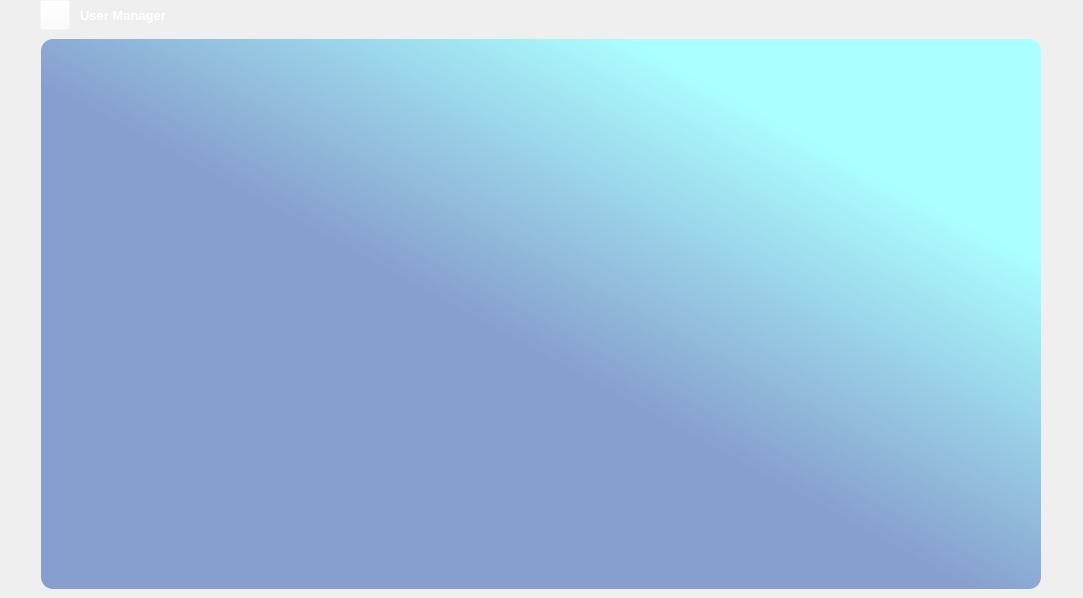
            <widget class="QWidget" name="page">
             <layout class="QVBoxLayout" name="verticalLayout_41">
              <property name="spacing">
               <number>0</number>
              </property>
              <property name="leftMargin">
               <number>0</number>
              </property>
              <property name="topMargin">
               <number>0</number>
              </property>
              <property name="rightMargin">
               <number>0</number>
              </property>
              <property name="bottomMargin">
               <number>0</number>
              </property>
              <item>
               <widget class="QWidget" name="widget_46" native="true">
                <property name="minimumSize">
                 <size>
                  <width>230</width>
                  <height>0</height>
                 </size>
                </property>
                <property name="maximumSize">
                 <size>
                  <width>16777215</width>
                  <height>720</height>
                 </size>
                </property>
                <property name="styleSheet">
                 <string notr="true"/>
                </property>
                <layout class="QVBoxLayout" name="verticalLayout_20">
                 <property name="spacing">
                  <number>0</number>
                 </property>
                 <property name="leftMargin">
                  <number>0</number>
                 </property>
                 <property name="topMargin">
                  <number>0</number>
                 </property>
                 <property name="rightMargin">
                  <number>0</number>
                 </property>
                 <property name="bottomMargin">
                  <number>0</number>
                 </property>
                 <item>
                  <widget class="QWidget" name="widget_47" native="true">
                   <property name="minimumSize">
                    <size>
                     <width>0</width>
                     <height>30</height>
                    </size>
                   </property>
                   <layout class="QHBoxLayout" name="horizontalLayout_15">
                    <property name="spacing">
                     <number>0</number>
                    </property>
                    <property name="leftMargin">
                     <number>0</number>
                    </property>
                    <property name="topMargin">
                     <number>0</number>
                    </property>
                    <property name="rightMargin">
                     <number>0</number>
                    </property>
                    <property name="bottomMargin">
                     <number>0</number>
                    </property>
                    <item>
                     <widget class="QWidget" name="widget_117" native="true">
                      <property name="minimumSize">
                       <size>
                        <width>0</width>
                        <height>30</height>
                       </size>
                      </property>
                      <property name="maximumSize">
                       <size>
                        <width>16777215</width>
                        <height>30</height>
                       </size>
                      </property>
                      <property name="styleSheet">
                       <string notr="true">background-color: rgba(255, 255, 255, 0)
</string>
                      </property>
                      <widget class="QPushButton" name="pushButton_12">
                       <property name="geometry">
                        <rect>
                         <x>40</x>
                         <y>0</y>
                         <width>30</width>
                         <height>30</height>
                        </rect>
                       </property>
                       <property name="cursor">
                        <cursorShape>PointingHandCursor</cursorShape>
                       </property>
                       <property name="styleSheet">
                        <string notr="true"/>
                       </property>
                       <property name="text">
                        <string/>
                       </property>
                       <property name="icon">
                        <iconset>
                         <normaloff>Image/Group 4.png</normaloff>Image/Group 4.png</iconset>
                       </property>
                       <property name="iconSize">
                        <size>
                         <width>30</width>
                         <height>30</height>
                        </size>
                       </property>
                      </widget>
                      <widget class="QLabel" name="label_106">
                       <property name="geometry">
                        <rect>
                         <x>80</x>
                         <y>0</y>
                         <width>221</width>
                         <height>30</height>
                        </rect>
                       </property>
                       <property name="font">
                        <font>
                         <pointsize>10</pointsize>
                         <weight>75</weight>
                         <bold>true</bold>
                        </font>
                       </property>
                       <property name="styleSheet">
                        <string notr="true">color: rgb(255, 255, 255)</string>
                       </property>
                       <property name="text">
                        <string>User Manager</string>
                       </property>
                      </widget>
                     </widget>
                    </item>
                   </layout>
                  </widget>
                 </item>
                 <item>
                  <widget class="QWidget" name="widget_48" native="true">
                   <property name="minimumSize">
                    <size>
                     <width>101</width>
                     <height>519</height>
                    </size>
                   </property>
                   <layout class="QHBoxLayout" name="horizontalLayout_21">
                    <item>
                     <spacer name="horizontalSpacer_19">
                      <property name="orientation">
                       <enum>Qt::Horizontal</enum>
                      </property>
                      <property name="sizeHint" stdset="0">
                       <size>
                        <width>32</width>
                        <height>20</height>
                       </size>
                      </property>
                     </spacer>
                    </item>
                    <item>
                     <widget class="QListWidget" name="listWidget_2">
                      <property name="minimumSize">
                       <size>
                        <width>1000</width>
                        <height>550</height>
                       </size>
                      </property>
                      <property name="maximumSize">
                       <size>
                        <width>1000</width>
                        <height>550</height>
                       </size>
                      </property>
                      <property name="styleSheet">
                       <string notr="true">#listWidget_2{
background-color: qlineargradient(spread:pad, x1:0.468395, y1:0.546, x2:0.802, y2:0.210227, stop:0 rgba(135, 159, 206, 255), stop:1 rgba(171, 255, 255, 255));
border-radius:12px;}</string>
                      </property>
                     </widget>
                    </item>
                    <item>
                     <spacer name="horizontalSpacer_12">
                      <property name="orientation">
                       <enum>Qt::Horizontal</enum>
                      </property>
                      <property name="sizeHint" stdset="0">
                       <size>
                        <width>33</width>
                        <height>20</height>
                       </size>
                      </property>
                     </spacer>
                    </item>
                   </layout>
                  </widget>
                 </item>
                </layout>
               </widget>
              </item>
             </layout>
            </widget>
